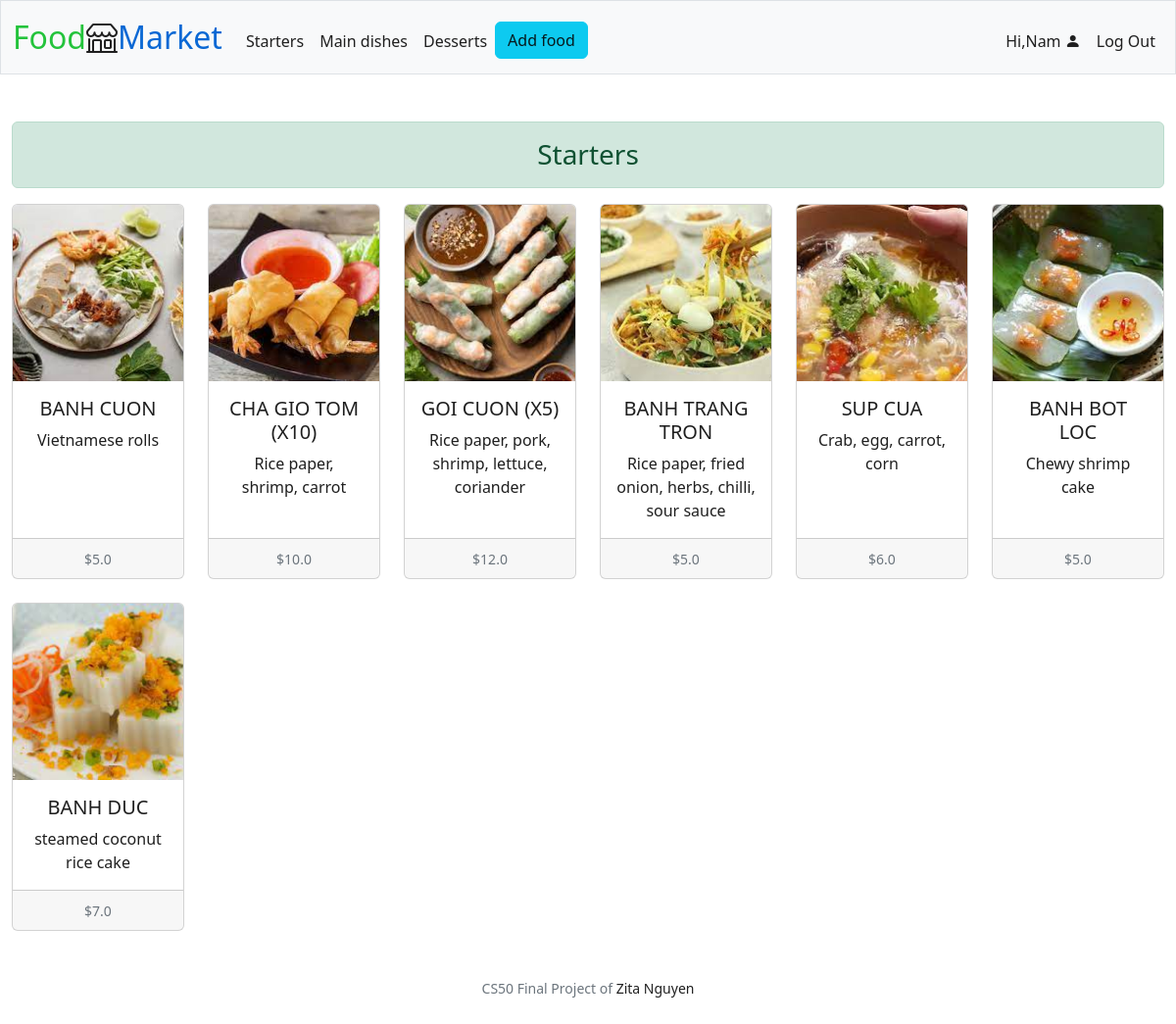
Before: /starters (signed in) with the older database file.
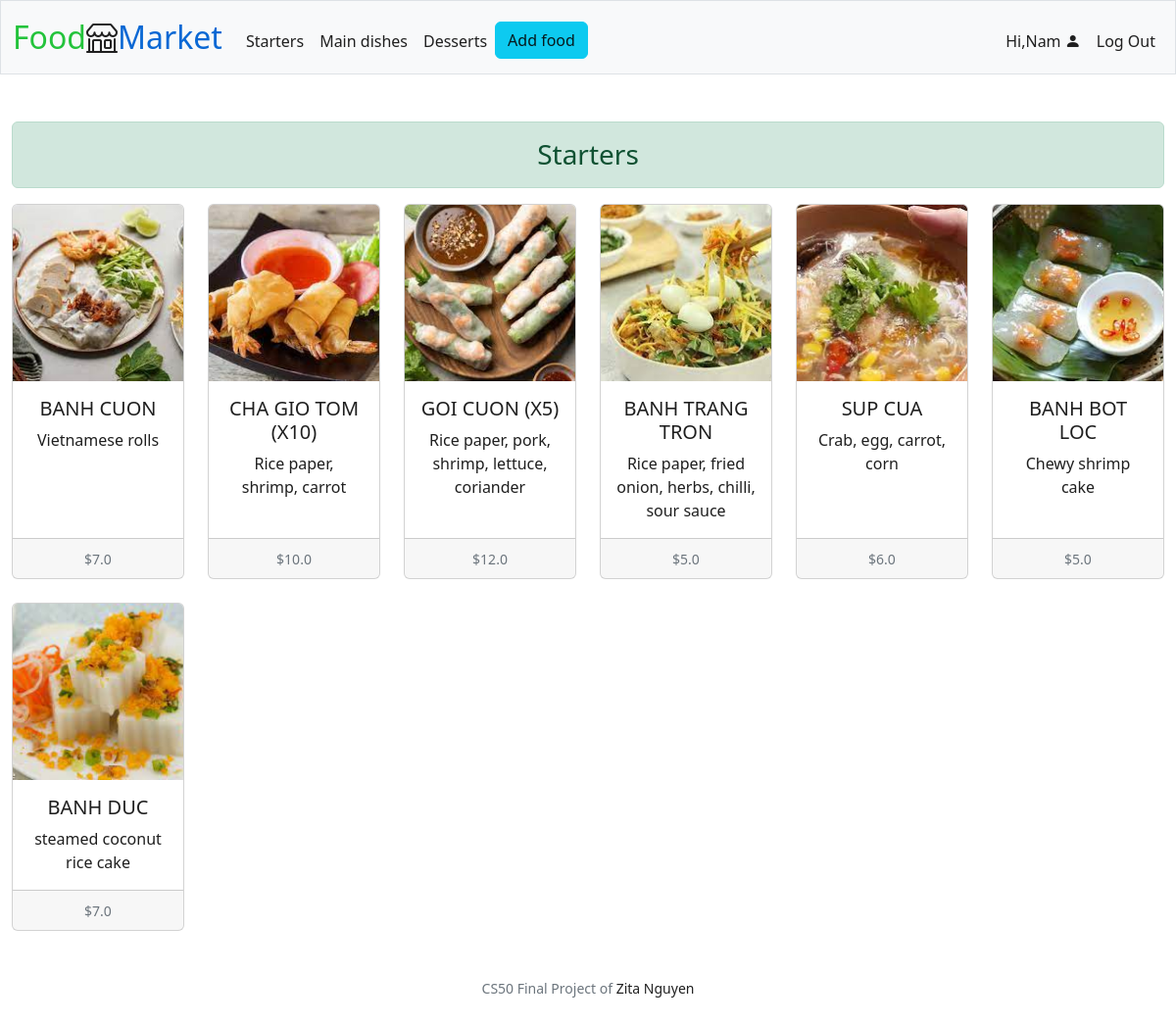
After: the same page with the newer database file.
### tables this page shows
CREATE TABLE food (
id INTEGER PRIMARY KEY AUTOINCREMENT, 
category TEXT NOT NULL,
name TEXT NOT NULL,
photo BLOB NOT NULL,
description TEXT NOT NULL,
price REAL NOT NULL,
date DATETIME NOT NULL,
user_id INTEGER NOT NULL,
FOREIGN KEY (user_id) REFERENCES users (id)
);

### app.py (the view)
@app.route("/starters", methods=["GET"])
@login_required
def starters():
    starters = query_get_starters()
    return render_template("starters.html", starters=starters)

### app.py (called while the page is built)
@app.after_request
def after_request(response):
    response.headers["Cache-Control"] = "no-cache, no-store, must-revalidate"
    response.headers["Expires"] = 0
    response.headers["Pragma"] = "no-cache"
    return response

### helpers.py (called while the page is built)
def login_required(f):
    @wraps(f)
    def decorated_function(*args, **kwargs):
        if session.get("user_id") is None:
            return redirect("/login")
        return f(*args, **kwargs)
    return decorated_function

### queries.py (called while the page is built)
def query_get_starters():
    conn = sqlite3.connect("market.db")
    c = conn.cursor()
    c.execute("SELECT * FROM food WHERE category='Starter' ")
    starters = c.fetchall()
    return starters

### templates/starters.html (shortened to what this page needs)
{% extends "layout.html" %}
{% block main %}
<div class="alert alert-success text-center h3" role="alert">
  Starters
</div>
<div class="row row-cols-1 row-cols-lg-6 row-cols-md-3 g-4 text-center">
  {% if not starters %}
    <div class="col">
      <div class="card h-100">
        <img class="card-img-top" src="{{url_for('static', filename='photos/no_food.jpeg')}}" alt="No product">
        <div class="card-body">
          <p class="card-text">No starter.</p>
        </div>
      </div>
    </div>
  {% else %}
    {% for starter in starters %}
      <div class="col">
        <a href="/product/{{ starter[0] }}">
          <div class="card h-100">
            <img src="{{url_for('static', filename='photos/' + starter[3])}}" class="card-img-top" alt="{{ starter[2] }}">
            <div class="card-body">
              <h5 class="card-title">{{ starter[2] }}</h5>
              <p class="card-text">{{ starter[4] }}</p>
            </div>
            <div class="card-footer">
              <small class="text-muted">${{ starter[5] }}</small>
            </div>
          </div>
        </a>
      </div>
    {% endfor %}
  {% endif %}
</div>
{% endblock %}

### templates/layout.html (shortened to what this page needs)
<!DOCTYPE html>
<html lang="en">
    <head>
        <link href="https://cdn.jsdelivr.net/npm/bootstrap@5.2.0-beta1/dist/css/bootstrap.min.css" rel="stylesheet">
        <link rel="stylesheet" href="https://cdn.jsdelivr.net/npm/bootstrap-icons@1.8.3/font/bootstrap-icons.css">
        <link href="/static/styles.css" rel="stylesheet">
    </head>
    <body>
        <nav class="bg-light border navbar navbar-expand-md navbar-light">
            <div class="container-fluid">
                <a class="navbar-brand" href="/"><span class="green">Food</span><i class="bi bi-shop"></i><span class="blue">Market</span></a>
                <div class="collapse navbar-collapse" id="navbar">
                    {% if session["user_id"] %}
                        <ul class="navbar-nav me-auto mt-2">
                            <li class="nav-item"><a class="nav-link" href="/starters">Starters</a></li>
                            <li class="nav-item"><a class="nav-link" href="/main_dishes">Main dishes</a></li>
                            <li class="nav-item"><a class="nav-link" href="/desserts">Desserts</a></li>
                            {% if session["user_role"] == "seller" %}
                            <li class="nav-item"><a class="btn btn-info" role="button" href="/add">Add food</a></li>
                            {% endif %}
                        </ul>
                        <ul class="navbar-nav ms-auto mt-2">
                            <li class="nav-item">
                                {% if session["user_role"] == "seller" %}
                                    <a class="nav-link" href="/seller_profile">
                                        Hi,{{ session["user_name"].capitalize() }}
                                        <i class="bi bi-person-fill"></i>
                                    </a>
                                {% else %}
                                    <a class="nav-link" href="/profile">
                                        Hi,{{ session["user_name"].capitalize() }}
                                        <i class="bi bi-person-fill"></i>
                                    </a>
                                {% endif %}
                            </li>
                            <li class="nav-item"><a class="nav-link" href="/logout">Log Out</a></li>
                        </ul>
                    {% else %}
                        <ul class="navbar-nav ms-auto mt-2">
                            <li class="nav-item"><a class="nav-link" href="/register">Register</a></li>
                            <li class="nav-item"><a class="nav-link" href="/login">Log In</a></li>
                        </ul>
                    {% endif %}
                </div>
            </div>
        </nav>
        <main class="container-fluid py-5">
            {% block main %}{% endblock %}
        </main>
        <footer class="mb-5 small text-center text-muted">
            CS50 Final Project of <a href="https://github.com/ZitaNguyen">Zita Nguyen</a>
        </footer>
    </body>
</html>

### static/styles.css (style rules this page uses)
a:link, a:visited { text-decoration: none; color: rgba(7, 7, 7, 0.9); }
nav .navbar-brand { font-size: xx-large; }
nav .navbar-brand .green { color: #23c33b; }
nav .navbar-brand .blue { color: #0a68d4; }
.card-img-top { width: 100%; height: 15vw; object-fit: cover; }
.card-title { text-transform: uppercase; }

Changed rows visible on the page:
changed food "BANH CUON": price "5.0" → "7.0"
